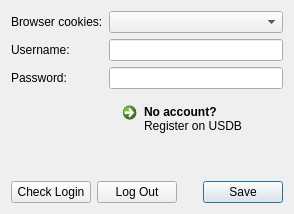
<?xml version="1.0" encoding="UTF-8"?>
<ui version="4.0">
 <class>Dialog</class>
 <widget class="QDialog" name="Dialog">
  <property name="geometry">
   <rect>
    <x>0</x>
    <y>0</y>
    <width>294</width>
    <height>214</height>
   </rect>
  </property>
  <property name="windowTitle">
   <string>USDB Login</string>
  </property>
  <layout class="QVBoxLayout" name="verticalLayout">
   <item>
    <layout class="QFormLayout" name="formLayout">
     <item row="1" column="0">
      <widget class="QLabel" name="label">
       <property name="text">
        <string>Username:</string>
       </property>
      </widget>
     </item>
     <item row="1" column="1">
      <widget class="QLineEdit" name="line_edit_username">
       <property name="toolTip">
        <string>Enter your USDB credentials to automatically log in if there is no existing session.</string>
       </property>
      </widget>
     </item>
     <item row="2" column="0">
      <widget class="QLabel" name="label_2">
       <property name="text">
        <string>Password:</string>
       </property>
      </widget>
     </item>
     <item row="2" column="1">
      <widget class="QLineEdit" name="line_edit_password">
       <property name="toolTip">
        <string>Enter your USDB credentials to automatically log in if there is no existing session.</string>
       </property>
       <property name="echoMode">
        <enum>QLineEdit::Password</enum>
       </property>
      </widget>
     </item>
     <item row="0" column="0">
      <widget class="QLabel" name="label_5">
       <property name="text">
        <string>Browser cookies:</string>
       </property>
      </widget>
     </item>
     <item row="0" column="1">
      <widget class="QComboBox" name="combobox_browser">
       <property name="toolTip">
        <string>Select your browser in order to reuse an existing USDB session.</string>
       </property>
      </widget>
     </item>
    </layout>
   </item>
   <item>
    <layout class="QHBoxLayout" name="horizontalLayout_2">
     <item>
      <spacer name="horizontalSpacer">
       <property name="orientation">
        <enum>Qt::Horizontal</enum>
       </property>
       <property name="sizeHint" stdset="0">
        <size>
         <width>40</width>
         <height>20</height>
        </size>
       </property>
      </spacer>
     </item>
     <item>
      <widget class="QCommandLinkButton" name="command_link_register">
       <property name="text">
        <string>No account?</string>
       </property>
       <property name="description">
        <string>Register on USDB</string>
       </property>
      </widget>
     </item>
    </layout>
   </item>
   <item>
    <spacer name="verticalSpacer">
     <property name="orientation">
      <enum>Qt::Vertical</enum>
     </property>
     <property name="sizeHint" stdset="0">
      <size>
       <width>20</width>
       <height>40</height>
      </size>
     </property>
    </spacer>
   </item>
   <item>
    <layout class="QHBoxLayout" name="horizontalLayout">
     <item>
      <widget class="QPushButton" name="button_check_login">
       <property name="text">
        <string>Check Login</string>
       </property>
      </widget>
     </item>
     <item>
      <widget class="QPushButton" name="button_log_out">
       <property name="text">
        <string>Log Out</string>
       </property>
      </widget>
     </item>
     <item>
      <widget class="QDialogButtonBox" name="buttonBox">
       <property name="orientation">
        <enum>Qt::Horizontal</enum>
       </property>
       <property name="standardButtons">
        <set>QDialogButtonBox::Save</set>
       </property>
      </widget>
     </item>
    </layout>
   </item>
  </layout>
 </widget>
 <resources/>
 <connections>
  <connection>
   <sender>buttonBox</sender>
   <signal>accepted()</signal>
   <receiver>Dialog</receiver>
   <slot>accept()</slot>
   <hints>
    <hint type="sourcelabel">
     <x>248</x>
     <y>254</y>
    </hint>
    <hint type="destinationlabel">
     <x>157</x>
     <y>274</y>
    </hint>
   </hints>
  </connection>
  <connection>
   <sender>buttonBox</sender>
   <signal>rejected()</signal>
   <receiver>Dialog</receiver>
   <slot>reject()</slot>
   <hints>
    <hint type="sourcelabel">
     <x>316</x>
     <y>260</y>
    </hint>
    <hint type="destinationlabel">
     <x>286</x>
     <y>274</y>
    </hint>
   </hints>
  </connection>
 </connections>
</ui>
